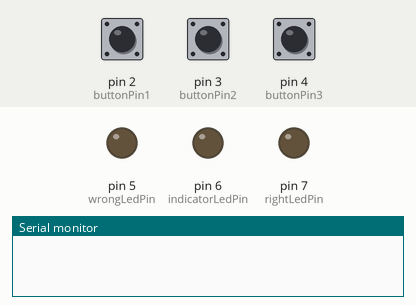
Recording of a sketch running on a simulated Arduino Uno, built with avr-gcc and run on an emulated ATmega328P. Shown: output pins drawn as LEDs (lit = HIGH), the last lines printed to the serial monitor. Dashed ring = blinking. The inputs (shaded band) are chosen by the test bench; at power-on: pin 2 (buttonPin1) LOW, pin 3 (buttonPin2) LOW, pin 4 (buttonPin3) LOW.

Above: at 1.2 s.
1.3 s: pin 2 (buttonPin1) pulled HIGH for 0.15 s
At 2.6 s:
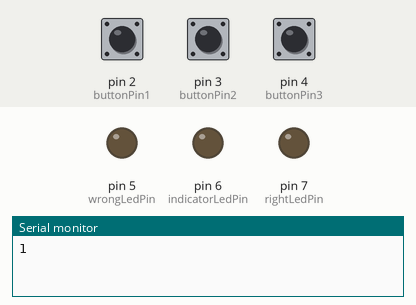
2.9 s: pin 2 (buttonPin1) pulsed HIGH 5 times (0.12 s each, 0.3 s apart)
At 3.25 s:
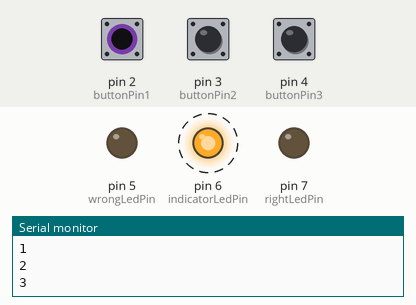
At 4.8 s:
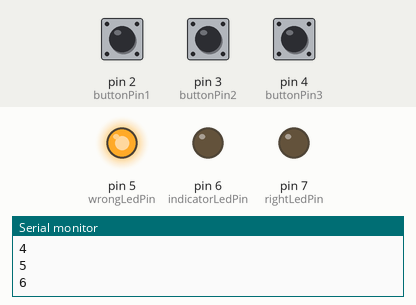
Timing chart, 0 to 8.7 s (numbered marks = the images above; inputs shaded):
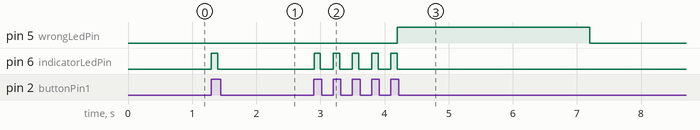

Measured:
- after the input at 1.3 s, pin 6 (indicatorLedPin): LOW → HIGH at once, → LOW 0.10 s later
- after the input at 2.9 s, pin 5 (wrongLedPin): LOW → HIGH after 1.3 s, → LOW 3.0 s later; pin 6 (indicatorLedPin): alternates HIGH for 0.10 s and LOW for 0.20 s, 10 changes in all, then stays LOW, starting at once

The sketch:

Bed_Puzzle.ino
```cpp
const int buttonPin1 = 2;
const int buttonPin2 = 3;
const int buttonPin3 = 4; // the pin that the pushbutton is attached to
const int indicatorLedPin = 6;       // the pin that the LED is attached to
const int wrongLedPin = 5;
const int rightLedPin = 7;// the pin that the LED is attached to
// variables that are changed by the program
int buttonPushCounter = 0;   // counter for the number of button presses
int val = 0;
int bS1 = 0;         // current state of the button
int lBS1 = 0;     // previous state of the button


int bS2 = 0;         // current state of the button
int lBS2 = 0;

int bS3 = 0;         // current state of the button
int lBS3 = 0;

// configure the pins to the right mode
void setup() {
  pinMode(buttonPin1, INPUT);
  pinMode(buttonPin2, INPUT);
  pinMode(buttonPin3, INPUT);
  pinMode(indicatorLedPin, OUTPUT);
  pinMode(wrongLedPin, OUTPUT);
  pinMode(rightLedPin, OUTPUT);
  Serial.begin(9600);
}

// the main loop will constantly check to see if the button has been pressed
// if it has, a counter is incremented, and then some action can be taken
void loop() {

  // read the state of the button
  static int buttonPushCounter = 0;
  bS1 = digitalRead(buttonPin1);
  bS2 = digitalRead(buttonPin2);
  bS3 = digitalRead(buttonPin3);

  // check to see if it different than the last time we checked
  if (bS1 != lBS1) {
    // either the button was just pressed or just released
    if (bS1 == HIGH) {
      // it was just pressed
      buttonPushCounter = buttonPushCounter + 1;
      Serial.println(buttonPushCounter);
      digitalWrite(indicatorLedPin, HIGH);
      delay(100);
      digitalWrite(indicatorLedPin, LOW);
      if(val == 0)
      {
        val = 1;
      }
      if(val == 4)
      {
        val = 5;
      }
    }
  }
  lBS1 = bS1;


if (bS2 != lBS2) {
    // either the button was just pressed or just released
    if (bS2 == HIGH) {
      // it was just pressed
      buttonPushCounter = buttonPushCounter + 1;
      Serial.println(buttonPushCounter);
      digitalWrite(indicatorLedPin, HIGH);
      delay(100);
      digitalWrite(indicatorLedPin, LOW);
      if(val == 1)
      {
        val = 2;
      }

      if(val == 3)
      {
        val = 4;
      }
    }
  }
  lBS2 = bS2;


if (bS3 != lBS3) {
    // either the button was just pressed or just released
    if (bS3 == HIGH) {
      // it was just pressed
      buttonPushCounter = buttonPushCounter + 1;
      Serial.println(buttonPushCounter);
      digitalWrite(indicatorLedPin, HIGH);
      delay(100);
      digitalWrite(indicatorLedPin, LOW);
      if(val == 2)
      {
        val = 3;
      }

      if(val == 5)
      {
        val = 6 ;
      }
    }
  }
  lBS3 = bS3;


if(val == 6 && buttonPushCounter == 6)
{
  digitalWrite(indicatorLedPin, LOW);
  val = 0;
  buttonPushCounter = 0;
  digitalWrite(rightLedPin, HIGH);
  delay(3000);
  digitalWrite(rightLedPin, LOW);
}

else if(val != 6 && buttonPushCounter == 6)
{
  digitalWrite(wrongLedPin, HIGH);
  delay(3000);
  digitalWrite(wrongLedPin, LOW);
  val = 0;
    buttonPushCounter = 0;
}


}
```
